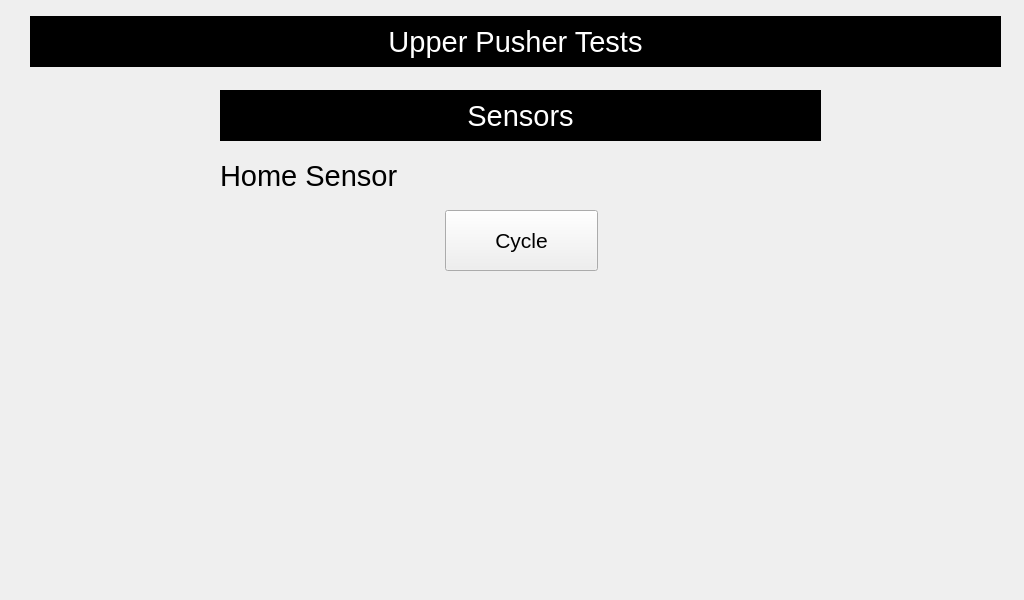
<?xml version="1.0" encoding="UTF-8"?>
<ui version="4.0">
 <class>serviceNewWrapperTestUpperPusher</class>
 <widget class="QWidget" name="serviceNewWrapperTestUpperPusher">
  <property name="geometry">
   <rect>
    <x>0</x>
    <y>0</y>
    <width>1024</width>
    <height>600</height>
   </rect>
  </property>
  <property name="font">
   <font>
    <pointsize>22</pointsize>
   </font>
  </property>
  <property name="windowTitle">
   <string>Form</string>
  </property>
  <widget class="QLabel" name="label">
   <property name="geometry">
    <rect>
     <x>30</x>
     <y>16</y>
     <width>971</width>
     <height>51</height>
    </rect>
   </property>
   <property name="font">
    <font>
     <pointsize>22</pointsize>
    </font>
   </property>
   <property name="styleSheet">
    <string notr="true">background-color: rgb(0, 0, 0);
color: rgb(255, 255, 255);</string>
   </property>
   <property name="text">
    <string>Upper Pusher Tests</string>
   </property>
   <property name="alignment">
    <set>Qt::AlignCenter</set>
   </property>
  </widget>
  <widget class="QLabel" name="lblSensors">
   <property name="geometry">
    <rect>
     <x>220</x>
     <y>90</y>
     <width>601</width>
     <height>51</height>
    </rect>
   </property>
   <property name="font">
    <font>
     <pointsize>22</pointsize>
    </font>
   </property>
   <property name="styleSheet">
    <string notr="true">background-color: rgb(0, 0, 0);
color: rgb(255, 255, 255);</string>
   </property>
   <property name="text">
    <string>Sensors</string>
   </property>
   <property name="alignment">
    <set>Qt::AlignCenter</set>
   </property>
  </widget>
  <widget class="QLabel" name="lblHomeSensor">
   <property name="geometry">
    <rect>
     <x>640</x>
     <y>160</y>
     <width>181</width>
     <height>41</height>
    </rect>
   </property>
   <property name="font">
    <font>
     <pointsize>15</pointsize>
    </font>
   </property>
   <property name="styleSheet">
    <string notr="true"/>
   </property>
   <property name="text">
    <string notr="true"/>
   </property>
   <property name="alignment">
    <set>Qt::AlignCenter</set>
   </property>
  </widget>
  <widget class="QLabel" name="lblProductNumber_4">
   <property name="geometry">
    <rect>
     <x>220</x>
     <y>150</y>
     <width>521</width>
     <height>51</height>
    </rect>
   </property>
   <property name="text">
    <string>Home Sensor</string>
   </property>
   <property name="alignment">
    <set>Qt::AlignLeading|Qt::AlignLeft|Qt::AlignVCenter</set>
   </property>
  </widget>
  <widget class="QPushButton" name="btnCycleUpperPusher">
   <property name="geometry">
    <rect>
     <x>445</x>
     <y>210</y>
     <width>153</width>
     <height>61</height>
    </rect>
   </property>
   <property name="sizePolicy">
    <sizepolicy hsizetype="Preferred" vsizetype="Preferred">
     <horstretch>0</horstretch>
     <verstretch>0</verstretch>
    </sizepolicy>
   </property>
   <property name="minimumSize">
    <size>
     <width>129</width>
     <height>61</height>
    </size>
   </property>
   <property name="maximumSize">
    <size>
     <width>171</width>
     <height>61</height>
    </size>
   </property>
   <property name="font">
    <font>
     <pointsize>16</pointsize>
    </font>
   </property>
   <property name="text">
    <string>Cycle</string>
   </property>
  </widget>
 </widget>
 <resources/>
 <connections/>
</ui>
